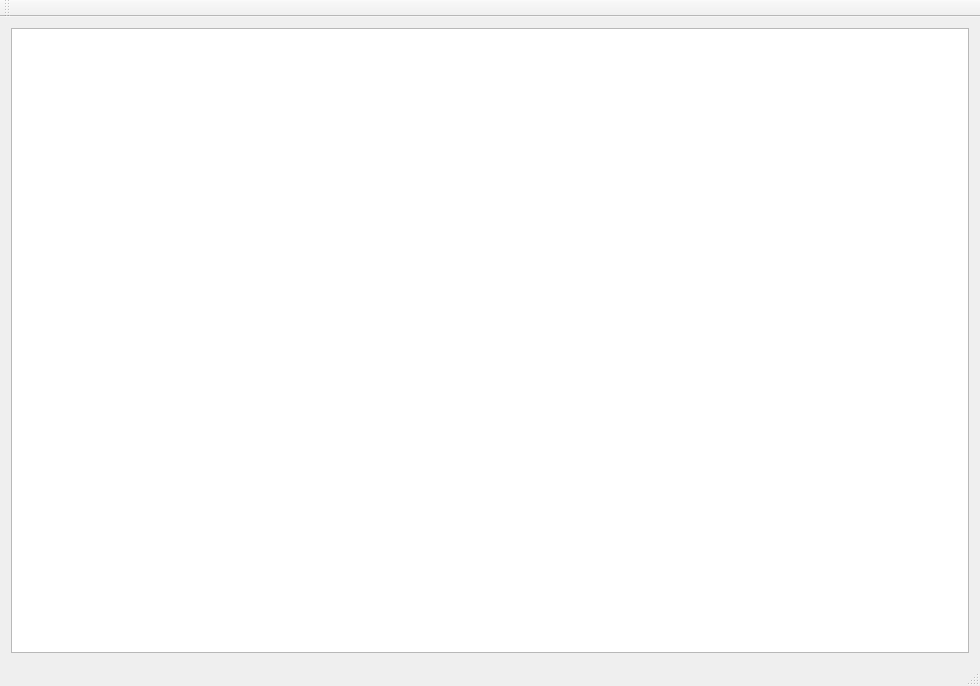
<?xml version="1.0" encoding="UTF-8"?>
<ui version="4.0">
 <class>daozha</class>
 <widget class="QMainWindow" name="daozha">
  <property name="geometry">
   <rect>
    <x>0</x>
    <y>0</y>
    <width>980</width>
    <height>686</height>
   </rect>
  </property>
  <property name="sizePolicy">
   <sizepolicy hsizetype="Expanding" vsizetype="Expanding">
    <horstretch>0</horstretch>
    <verstretch>0</verstretch>
   </sizepolicy>
  </property>
  <property name="windowTitle">
   <string>daozha</string>
  </property>
  <widget class="QWidget" name="centralWidget">
   <layout class="QHBoxLayout" name="horizontalLayout">
    <item>
     <layout class="QHBoxLayout" name="horizontalLayout_2">
      <item>
       <widget class="QGraphicsView" name="graphicsView"/>
      </item>
     </layout>
    </item>
   </layout>
  </widget>
  <widget class="QMenuBar" name="menuBar">
   <property name="geometry">
    <rect>
     <x>0</x>
     <y>0</y>
     <width>980</width>
     <height>23</height>
    </rect>
   </property>
  </widget>
  <widget class="QToolBar" name="mainToolBar">
   <attribute name="toolBarArea">
    <enum>TopToolBarArea</enum>
   </attribute>
   <attribute name="toolBarBreak">
    <bool>false</bool>
   </attribute>
  </widget>
  <widget class="QStatusBar" name="statusBar"/>
 </widget>
 <layoutdefault spacing="6" margin="11"/>
 <resources/>
 <connections/>
</ui>
